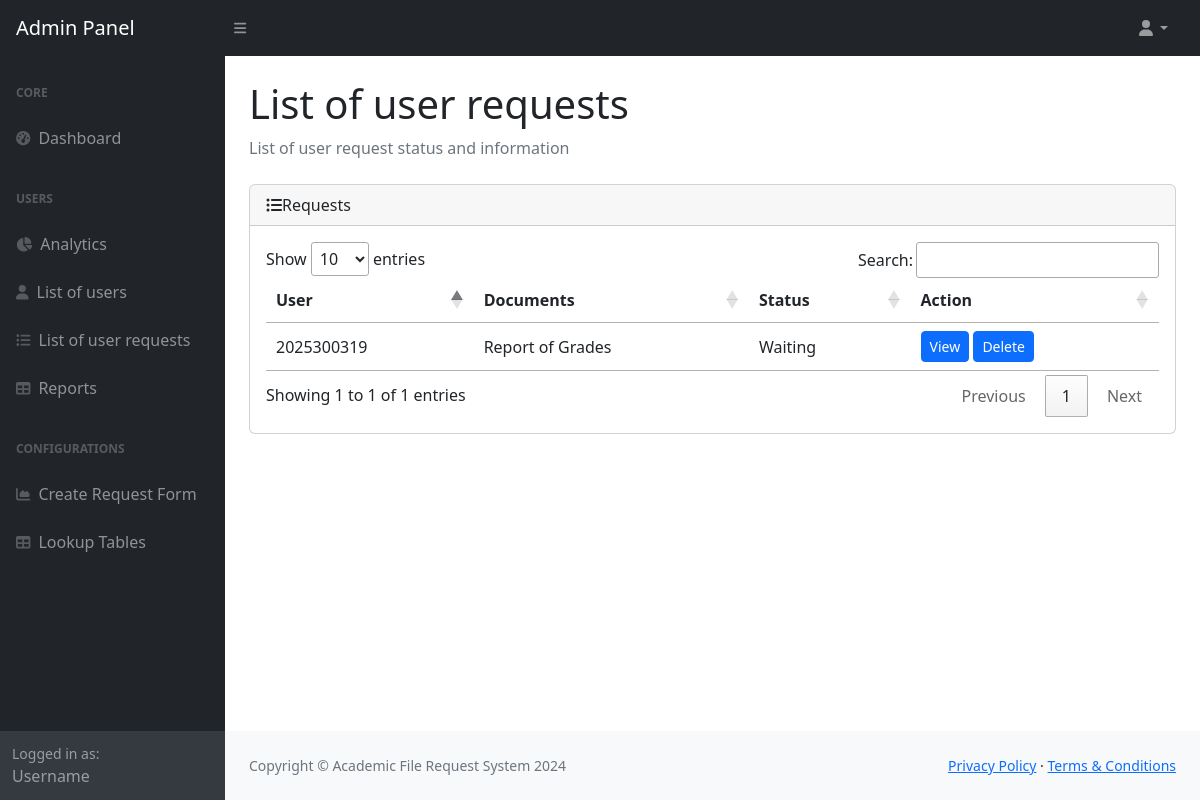
/admin-panel/user-request/ (signed in), run on an earlier commit of the app's database.
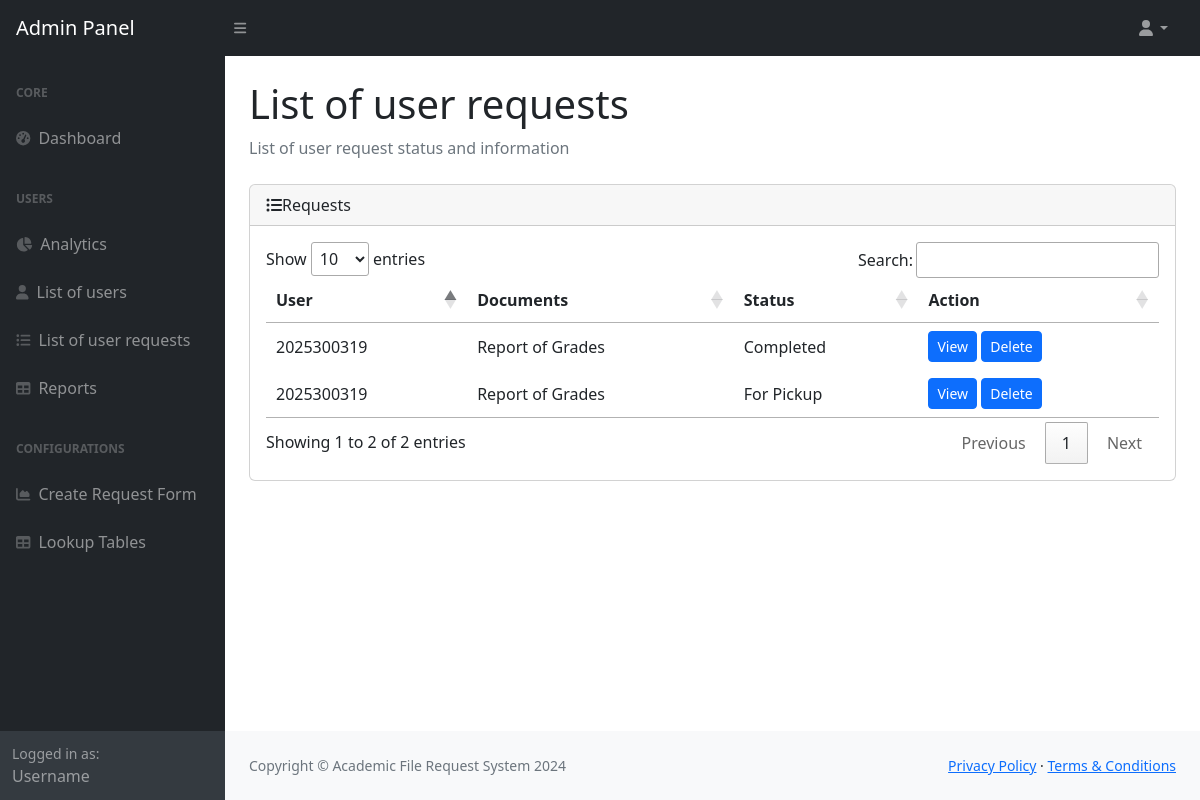
And on a later commit of the database.
### onlinerequest/models.py (models this page shows, shortened)
class User_Request(models.Model):
    user = models.ForeignKey(User, on_delete=models.CASCADE, related_name='user_requests')
    request = models.ForeignKey(Request, on_delete=models.CASCADE, related_name='user_requests')
    status = models.CharField(max_length=64)
    uploads = models.TextField()
    requested = models.CharField(max_length=256, default="")
    purpose = models.CharField(max_length=256, blank=True)
    number_of_copies = models.IntegerField(default=1)
    uploaded_payment = models.TextField(blank=True)
    payment_status = models.CharField(max_length=10, default="Processing", blank=True)
    schedule = models.DateTimeField(null=True, blank=True)  # Pickup schedule
    date_release = models.DateTimeField(null=True, blank=True)  # Date of release/pickup
    created_at = models.DateTimeField(auto_now_add=True)
    updated_at = models.DateTimeField(auto_now=True)

class User(AbstractBaseUser):
      USER_TYPE_CHOICES = (
        (0, 'unspecified'),
        (1, 'student'),
        (2, 'faculty'),  # Changed from 'teacher' to 'faculty'
        (3, 'alumni'),
        (5, 'admin'),
        (6, 'guest'),
        (7, 'authorized person'),  # Added new option
      )
      student_number = models.CharField(max_length=64, unique=True)
      email = models.EmailField(max_length=254, unique=True)
      password = models.CharField(max_length=256)
      is_active = models.BooleanField(default=False)
      user_type = models.PositiveSmallIntegerField(choices = USER_TYPE_CHOICES, default = 0)  # Default to unspecified
      USERNAME_FIELD = 'email'
      REQUIRED_FIELDS = ['student_number']
      def __str__(self):
          return self.student_number

class Request(models.Model):
    description = models.CharField(max_length=256)
    files_required = models.CharField(max_length=256)
    document = models.ForeignKey(Document, on_delete=models.CASCADE)
    price = models.CharField(max_length=6, default=1.00)
    def __str__(self):
        return self.document.description

class Document(models.Model):
    code = models.CharField(max_length=64)
    description = models.CharField(max_length=64)
    active = models.BooleanField(default=True)

### onlinerequest/views/request.py (the view)
# urls.py: path('admin-panel/user-request/', request.display_user_requests),
def display_user_requests(request):
    user_requests = User_Request.objects.all()
    return render(request, 'admin/request/user-request.html', {'user_requests': user_requests })

### onlinerequest/context_processors.py (called while the page is built)
def user_record(request):
    if request.user.is_authenticated:
        try:
            user_record = Record.objects.get(user_number=request.user.student_number)
            return {'user_record': user_record}
        except Record.DoesNotExist:
            return {'user_record': None}
    return {'user_record': None}

def request_forms(request):
    request_forms = Request.objects.all()
    return {'request_forms': request_forms}

def user_profile(request):
    if request.user.is_authenticated:
        try:
            profile = Profile.objects.get(user=request.user)
            return {'user_profile': profile}
        except Profile.DoesNotExist:
            return {'user_profile': None}
    return {'user_profile': None}

def user_requests(request):
    if request.user.is_authenticated:
        from onlinerequest.models import User_Request
        user_requests = User_Request.objects.filter(user=request.user)
        return {'user_requests_global': user_requests}
    return {'user_requests_global': []}

def courses(request):
    all_courses = Course.objects.all()
    return {'all_courses': all_courses}

### onlinerequest/templates/admin/request/user-request.html (shortened to what this page needs)
<!DOCTYPE html>
<html>
    <head>
        <link rel="stylesheet" href="">
        {% include 'header.html' %}
    </head>
    <body class="sb-nav-fixed">
        {% include 'admin/admin-topnav.html' %}
        <div id="layoutSidenav">
            {% include 'admin/admin-sidenav.html' %}
            <div id="layoutSidenav_content">
                <main>
                    <div class="container-fluid px-4">
                        <h1 class="mt-4">List of user requests</h1>
                        <ol class="breadcrumb mb-4">
                            <li class="breadcrumb-item active">List of user request status and information</li>
                        </ol>
                        <div class="card mb-4">
                            <div class="card-header">
                                <div class="d-flex justify-content-between align-items-center">
                                    <span class="fs-6"> <i class="fa fa-list-ul" aria-hidden="true"></i>Requests</span>
                                </div>
                            </div>
                            <div class="card-body">
                                <table id="datatable">
                                    <thead>
                                    <tr>
                                        <th>User</th>
                                        <th>Documents</th>
                                        <th>Status</th>
                                        <th>Action</th>
                                    </tr>
                                    </thead>
                                    <tbody>
                                    {% if user_requests %}
                                        {% for user_request in user_requests %}
                                            <tr id="tr{{ user_request.id }}">
                                                <td>{{ user_request.user }}</td>
                                                <td>{{ user_request.request }}</td>
                                                <td>{{ user_request.status }}</td>
                                                <td>
                                                    <button class="btn btn-primary btn-sm" onclick="viewRequest('{{ user_request.id }}')"> View </button>
                                                    <button class="btn btn-primary btn-sm" onclick="deleteRequest('{{ user_request.id }}')"> Delete </button>
                                                </td>
                                            </tr>
                                        {% endfor %}
                                    {% endif %}
                                    </tbody>
                                </table>
                            </div>
                        </div>
                    </div>
                </main>
                <footer class="py-4 bg-light mt-auto">
                    <div class="container-fluid px-4">
                        <div class="d-flex align-items-center justify-content-between small">
                            <div class="text-muted">Copyright &copy; Academic File Request System 2024</div>
                            <div>
                                <a href="#">Privacy Policy</a>
                                &middot;
                                <a href="#">Terms &amp; Conditions</a>
                            </div>
                        </div>
                    </div>
                </footer>
            </div>
        </div>
    </body>
</html>

What changed in the data, as far as the page shows it:
removed User_Request: user "2025300319", request "Report of Grades", status "Waiting"
added User_Request: user "2025300319", request "Report of Grades", status "Completed"
added User_Request: user "2025300319", request "Report of Grades", status "For Pickup"
Also different on the page:
text written by a page script: "Show entries Search: Showing 1 to 1 of 1 entries Previous 1 Next" → "Show entries Search: Showing 1 to 2 of 2 entries Previous 1 Next"
